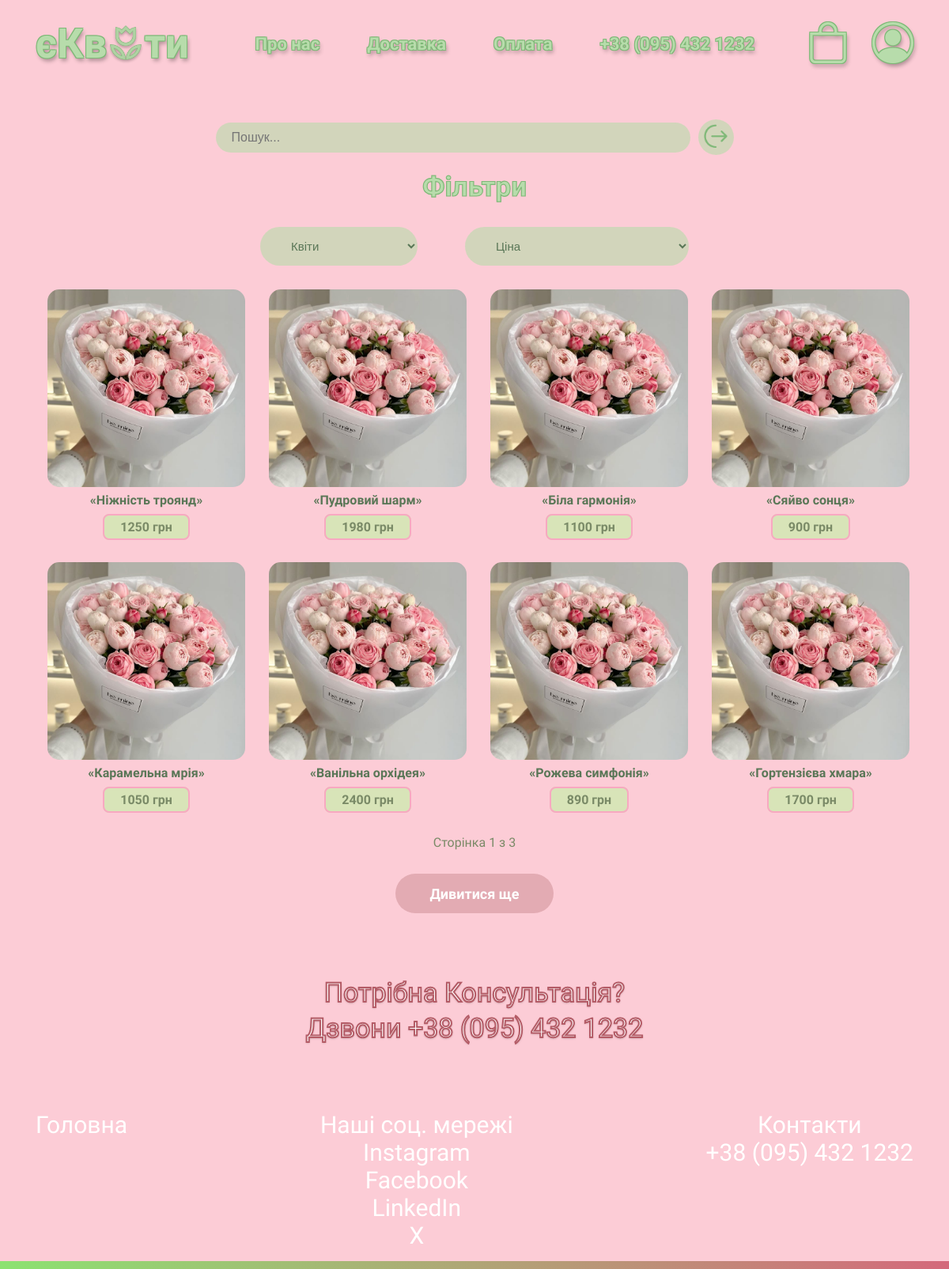
Page /main/ on the earlier database version.
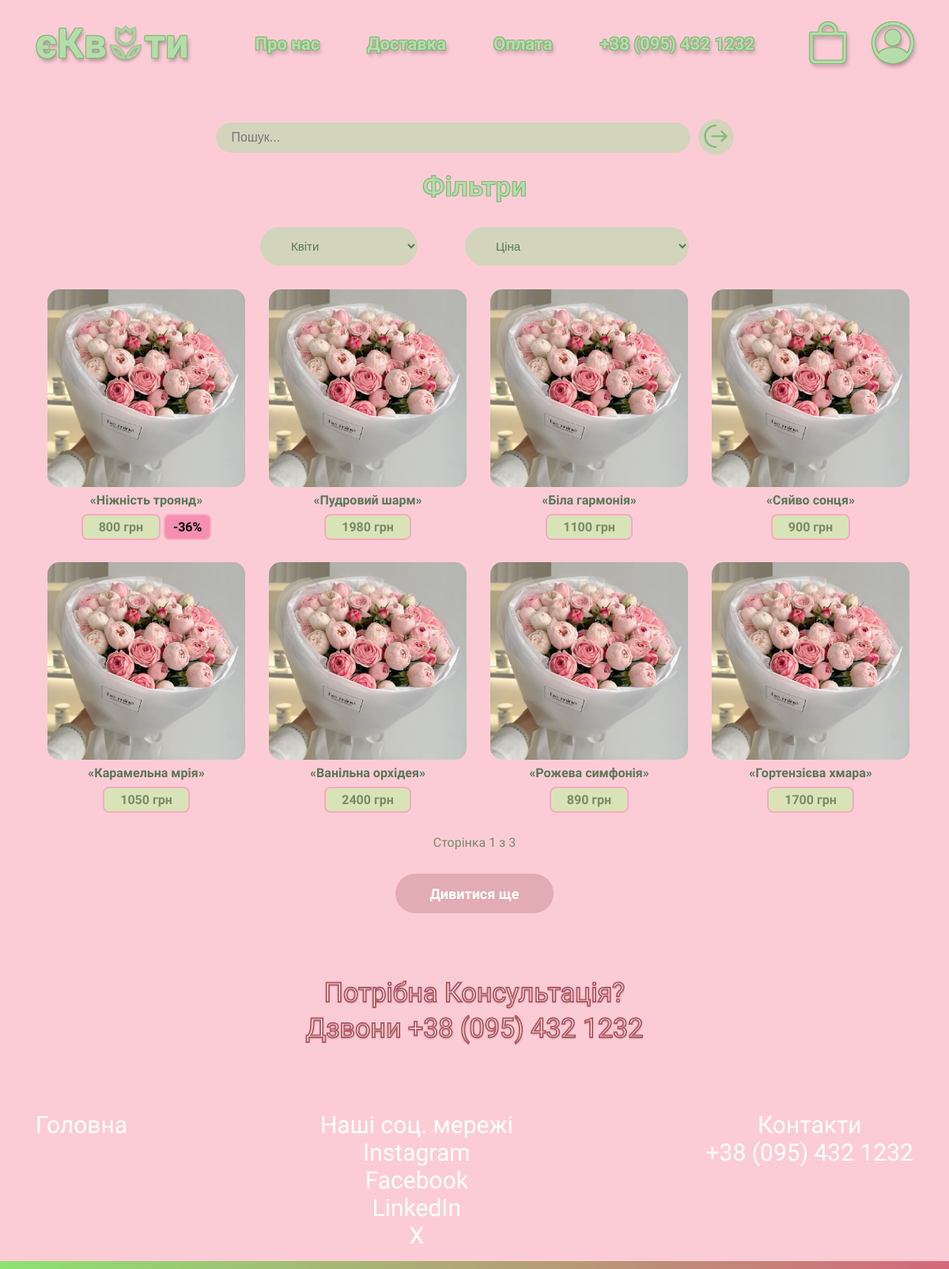
Same page on the later database version.
### shop/models.py (models this page shows, shortened)
class Bouquet(models.Model):
    name = models.CharField(max_length=100, verbose_name="Назва букета")
    flowers = models.ManyToManyField(FlowerType, related_name="bouquets", verbose_name="Квіти у складі")
    composition = models.TextField(verbose_name="Склад")
    description = models.TextField(verbose_name="Опис")
    price = models.DecimalField(max_digits=8, decimal_places=2, verbose_name="Ціна")
    new_price = models.DecimalField(max_digits=8, decimal_places=2, null=True, blank=True, verbose_name="Нова ціна")
    image = models.ImageField(upload_to="bouquets/", verbose_name="Зображення")

### shop/views.py (the view, shortened to what this page needs)
# urls.py: path('main/', views.main, name='main'),
def main(request):
    query = request.GET.get('q', '')
    flower_type = request.GET.get('flower_type', '')
    price_order = request.GET.get('price_order', '')
    bouquets = Bouquet.objects.all()
    if flower_type:
        bouquets = bouquets.filter(flowers__name=flower_type)
    if price_order == 'asc':
        bouquets = bouquets.annotate(
            effective_price=Coalesce('new_price', 'price', output_field=DecimalField())
        ).order_by('effective_price')
    elif price_order == 'desc':
        bouquets = bouquets.annotate(
            effective_price=Coalesce('new_price', 'price', output_field=DecimalField())
        ).order_by('-effective_price')
    paginator = Paginator(bouquets, 8)
    page_number = request.GET.get('page')
    page_obj = paginator.get_page(page_number)
    for bouquet in page_obj:
        if bouquet.new_price and bouquet.price:
            bouquet.discount = round((bouquet.price - bouquet.new_price) / bouquet.price * 100)
        else:
            bouquet.discount = 0
    flower_types = FlowerType.objects.all()
    context = {
        'flower_types': flower_types,
        'bouquets': page_obj
    }
    return render(request, 'shop/main.html', context)

### templates/shop/main.html (shortened to what this page needs)
{% extends "shop/base.html" %}
{% block css_links %}
{% load static %}
<link rel="stylesheet" href="{% static "shop/css/main.css" %}">
{% endblock css_links %}
{% block content %}
    <main class="content">
        <form method="get" action="{% url "shop:main" %}" class="search-bar">
            <input type="text" name="q" placeholder="Пошук..." value="{{ request.GET.q|default:'' }}">
            <button type="submit">
                <img src="{% static 'shop/images/str.png' %}" alt="search">
            </button>
        </form>
        <div class="filt">
            <h3>Фільтри</h3>
            <form method="get" action="{% url "shop:main" %}" class="filters">
                <select name="flower_type">
                    <option value="">Квіти</option>
                </select>
                <select name="price_order">
                    <option value="">Ціна</option>
                </select>
            </form>
        </div>
        <div class="products">
            {% for bouquet in bouquets %}
                <a href="{% url "shop:pro_tovar" bouquet.id %}" class="card-link">
                    <div class="card">
                        <img src="{{ bouquet.image.url }}" alt="{{ bouquet.name }}">
                        <div class="flower-name">{{ bouquet.name }}</div>
                        <div class="price">
                            {% if bouquet.new_price %}
                                <span class="new-price">{{ bouquet.new_price|floatformat:0 }} грн</span>
                                <span class="discount-badge">-{{ bouquet.discount }}%</span>
                            {% else %}
                                <span class="new-price">{{ bouquet.price |floatformat:0 }} грн</span>
                            {% endif %}
                        </div>
                    </div>
                </a>
            {% endfor %}
        </div>
    </main>
    <div class="pagination">
        <span>Сторінка {{ bouquets.number }} з {{ bouquets.paginator.num_pages }}</span>
        {% if bouquets.has_next %}
            <a href="?page={{ bouquets.next_page_number }}&q={{ request.GET.q }}&flower_type={{ request.GET.flower_type }}&price_order={{ request.GET.price_order }}" class="btn">Дивитися ще</a>
        {% endif %}
    </div>
    <div class="consult">
        <p>Потрібна Консультація?</p>
        <p>Дзвони +38 (095) 432 1232</p>
    </div>
{% endblock content %}

### templates/shop/base.html (shortened to what this page needs)
<!DOCTYPE html>
<html lang="en">
<head>
    {% load static %}
    <link rel="stylesheet" href="https://cdn.jsdelivr.net/npm/bootstrap-icons@1.11.3/font/bootstrap-icons.min.css">
    <link rel="stylesheet" href="https://cdnjs.cloudflare.com/ajax/libs/font-awesome/4.7.0/css/font-awesome.min.css">
    <link rel="stylesheet" href="{% static "shop/css/base.css" %}">
    {% block css_links %}
    {% endblock css_links %}
</head>
<body>
    <header class="header">
        <div class="nav-container">
            <div class="logo">
                <a href="{% url "shop:main" %}">єКв
                    <img src="{% static "shop/images/Vector.png" %}" alt="і" class="icon">ти
                </a>
            </div>
            <div class="nav-items">
                <div class="info">
                    <li class="info about-us">
                        <a href="{% url "shop:about_us" %}" class="nav-link">Про нас</a>
                    </li>
                    <li class="info delivery">
                        <a href="{% url "shop:delivery" %}" class="nav-link">Доставка</a>
                    </li>
                    <li class="info payment">
                        <a href="{% url "shop:payment" %}" class="nav-link">Оплата</a>
                    </li>
                    <li class="info number">
                        <a href="" class="nav-link">+38 (095) 432 1232</a>
                    </li>
                </div>
                <div class="icons">
                    <li class="icons cart">
                        <a href="{% url "cart:cart" %}" class="nav-link"><i class="bi bi-bag"></i></a>
                    </li>
                    <li class="icons account">
                        <a href="{% url "shop:profile" %}" class="nav-link"> <i class="bi bi-person-circle"></i></a>
                    </li>
                </div>
            </div>
        </div>
    </header>
    {% block content %}
    {% endblock content %}
    <footer class="footer">
        <div class="footer-sec main-page">
            <li class="footer-list"><a href="{% url "shop:main" %}">Головна</a></li>
        </div>
        <div class="footer-sec socials">
            <p class="footer-list">Наші соц. мережі</p>
            <li class="footer-list"><a href="https://www.instagram.com/ekvity_ua?igsh=MWE0ZTFodTE5NWIzag==">Instagram</a></li>
            <li class="footer-list"><a href="#">Facebook</a></li>
            <li class="footer-list"><a href="#">LinkedIn</a></li>
            <li class="footer-list"><a href="#">X</a></li>
        </div>
        <div class="footer-sec contacts">
            <p class="footer-list">Контакти</p>
            <li class="footer-list"><a href="#">+38 (095) 432 1232</a></li>
        </div>
        <section class="poloska"></section>
    </footer>
</body>
</html>

### static/shop/css/base.css (style rules this page uses)
:root { --fs-logo: 52px; --fs-nav-info: 22px; --fs-nav-icons: 52px; --fs-footer-list: 30px; --ff: 'Montserrat Alternates', sans-serif; }
body { -ms-overflow-style: none; scrollbar-width: none; background: radial-gradient(circle, #CAD4B5 10%, #CAD4B5 80%, #ffd6df 100%); height: 100vh; width: 100%; font-family: var(--ff); overflow-x: hidden; background-size: cover; }
*, *::before, *::after { box-sizing: border-box; margin: 0; padding: 0; text-decoration: none; list-style: none; outline: none; border: none; }
.header, .footer { padding: 25px 45px; display: flex; justify-content: space-between; }
.footer { position: relative; z-index: 1; }
.poloska { content: ''; position: absolute; bottom: 0; left: 0; width: 100%; height: 10px; background: linear-gradient(to right, #8CE271, #d4697b); z-index: 1000; }
.header .nav-container { width: 100%; display: flex; justify-content: space-between; }
.nav-container .logo a, .logo .icon { display: flex; align-items: center; font-weight: 600; font-size: var(--fs-logo); font-family: var(--ff); color: #F8C1CD; text-shadow: -1px -1px 0 #F58EB1, 1px -1px 0 #F58EB1, -1px 1px 0 #F58EB1, 1px 1px 0 #F58EB1, 2px 4px 5px rgba(0, 0, 0, .3); }
.nav-container .logo a .icon { height: 1em; width: auto; vertical-align: middle; }
.header .nav-container .nav-items { width: 75%; display: flex; justify-content: space-between; align-items: center; }
.nav-items .icons, .nav-items .info { display: flex; justify-content: space-between; }
.nav-items .info { gap: 60px; }
.nav-items .icons { gap: 30px; }
.info .nav-link { font-size: var(--fs-nav-info); font-weight: 600; font-family: var(--ff); cursor: pointer; color: #F8C1CD; text-shadow: -1px -1px 0 #F58EB1, 1px -1px 0 #F58EB1, -1px 1px 0 #F58EB1, 1px 1px 0 #F58EB1, 2px 4px 5px rgba(0, 0, 0, .3); }
.icons .nav-link { font-size: var(--fs-nav-icons); color: #F8C1CD; cursor: pointer; text-shadow: -1px -1px 0 #F58EB1, 1px -1px 0 #F58EB1, -1px 1px 0 #F58EB1, 1px 1px 0 #F58EB1, 2px 4px 5px rgba(0, 0, 0, .3); }
.footer .footer-sec .footer-list, .footer .footer-sec .footer-list a { font-size: var(--fs-footer-list); color: #fff; font-family: var(--ff); cursor: pointer; }
.main-page, .socials, .contacts { display: flex; flex-direction: column; align-items: center; }

Differences in the rows shown:
changed Bouquet "«Ніжність троянд»": new_price (not shown) → "800"; discount (not shown) → "36"; price "1250" → (not shown)
